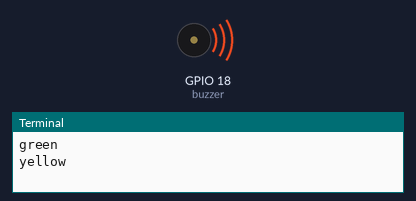
This program was run on a simulated Raspberry Pi (BCM pin numbers). Parts: buzzer (waves = sounding, pin HIGH), the last lines printed to the terminal. At 40.0 s the program stops and its outputs stay as they are.

Above: at 1.2 s.
At 40.1 s:
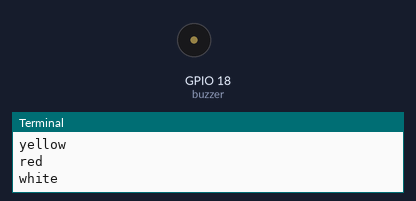
Timing chart, 0 to 41.5 s (numbered marks = the images above):
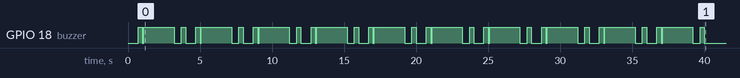

The program:

buzzer.py
```python
import RPi.GPIO as GPIO # Import Raspberry Pi GPIO library
from time import sleep # Import the sleep function from the time module
GPIO.setwarnings(True) # Ignore warning for now
GPIO.setmode(GPIO.BCM) # Use physical pin numbering
buzzer = 18
ON = False
OFF = True
GPIO.setup(buzzer, GPIO.OUT, initial=GPIO.HIGH)
for c in range(0,10): # Run forever
    GPIO.output(buzzer, GPIO.LOW) # Turn on
    print("green")
    sleep(0.7) # Sleep for 1 second
    GPIO.output(buzzer, OFF) # Turn off
    sleep(0.3) # Sleep for 1 second
    GPIO.output(buzzer, ON) # Turn on
    print("yellow")
    sleep(0.1) # Sleep for 1 second
    GPIO.output(buzzer, OFF) # Turn off
    sleep(0.3) # Sleep for 1 second
    GPIO.output(buzzer, GPIO.HIGH) # Turn on
    print("red")
    sleep(1.5) # Sleep for 1 second
    GPIO.output(buzzer, OFF) # Turn off
    sleep(0.3) # Sleep for 1 second
    GPIO.output(buzzer, ON) # Turn on
    print("white")
    sleep(0.5) # Sleep for 1 second
    GPIO.output(buzzer, OFF) # Turn off
    sleep(0.3) # Sleep for 1 second

GPIO.cleanup()


# Set #18 as buzzer pin
BuzzerPin = 18
def setup():
    # Set the GPIO modes to BCM Numbering
    GPIO.setmode(GPIO.BCM)
    # Set BuzzerPin's mode to output,
    # and initial level to High(3.3v)
    GPIO.setup(BuzzerPin, GPIO.OUT, initial=GPIO.HIGH)

def main():
    print_message()
    while True:
      GPIO.output(BuzzerPin, GPIO.LOW)
      time.sleep(0.3)
      GPIO.output(BuzzerPin, GPIO.HIGH)
      time.sleep(0.3)
```
